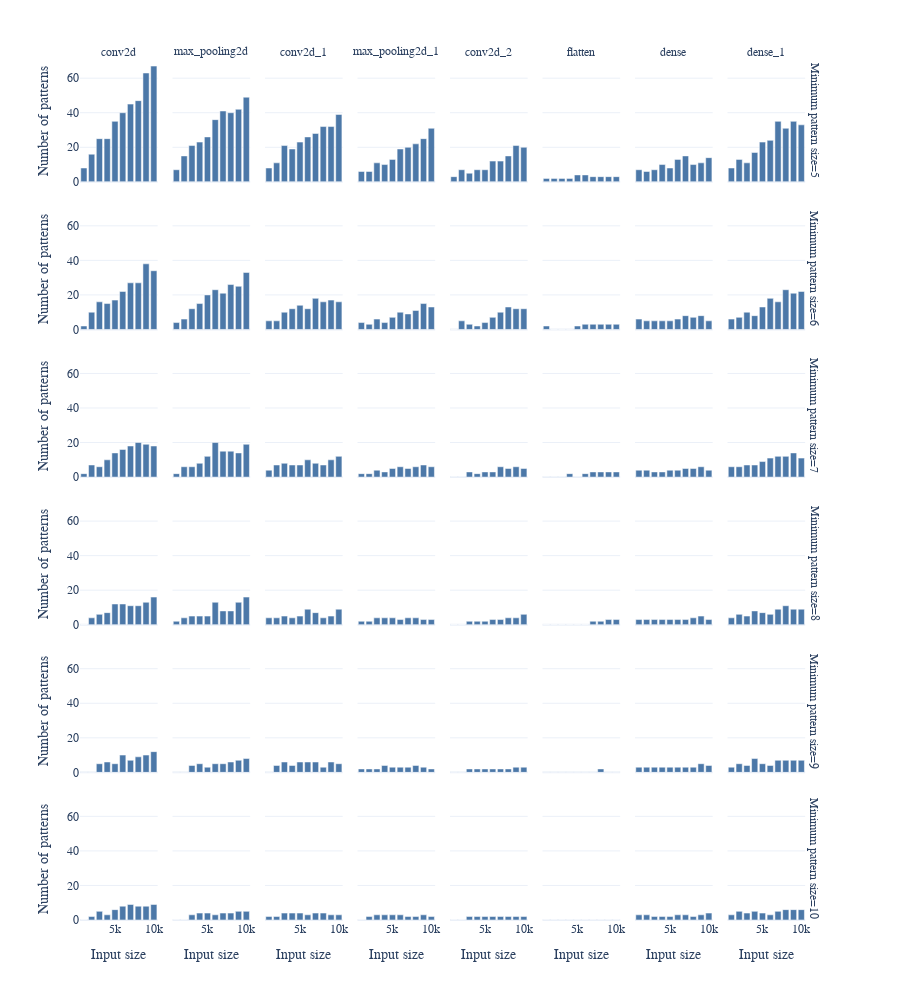
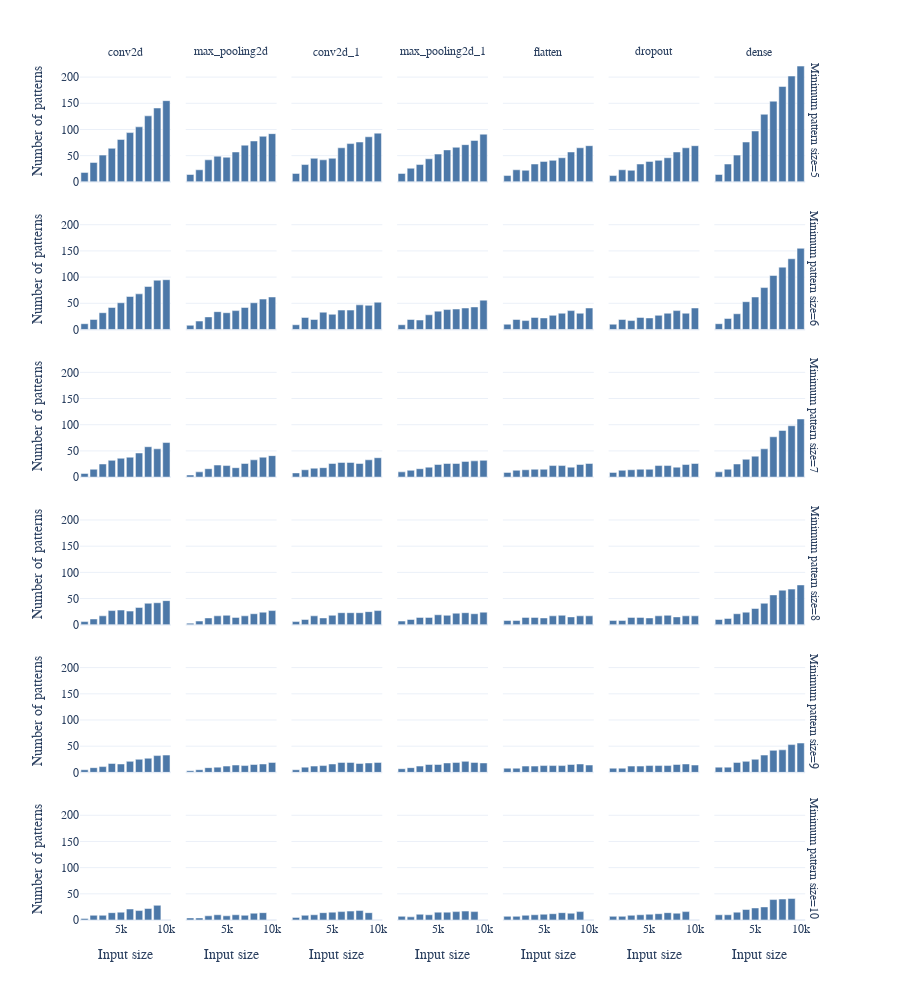

Notebook source saved alongside these figures, in order:
### Markdown cell above
### Input data size VS Minimum pattern size

### Code cell
for model in ["cifar10", "mnist"]:
    dff = df
    dff["Input size"] = dff["Input size"].astype("category")
    cat_orders = category_orders[model]
    cat_orders["Minimum pattern size"] = [5, 6, 7, 8, 9, 10]
    fig = px.bar(dff[dff["Model"] == model], x="Input size", y="Number of patterns", barmode='group', facet_col="Layer", facet_row="Minimum pattern size", 
    category_orders=cat_orders, height=1000)
    removeLabelsColumnName(fig, "Layer")


    fig.write_image(Path(out_folder, f"{model}_min_pattern_size_input_size.pdf"))
    fig.show()
